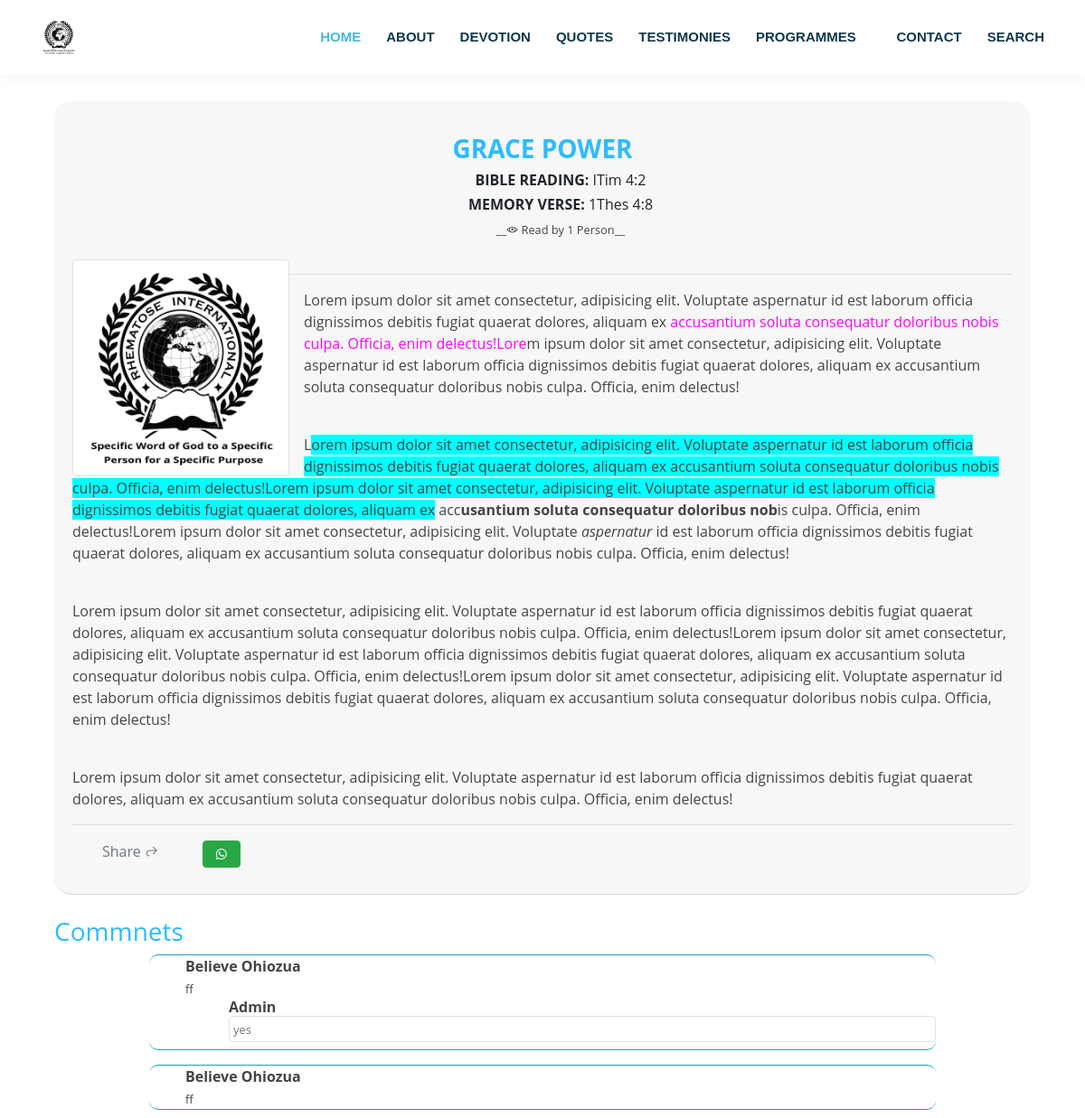
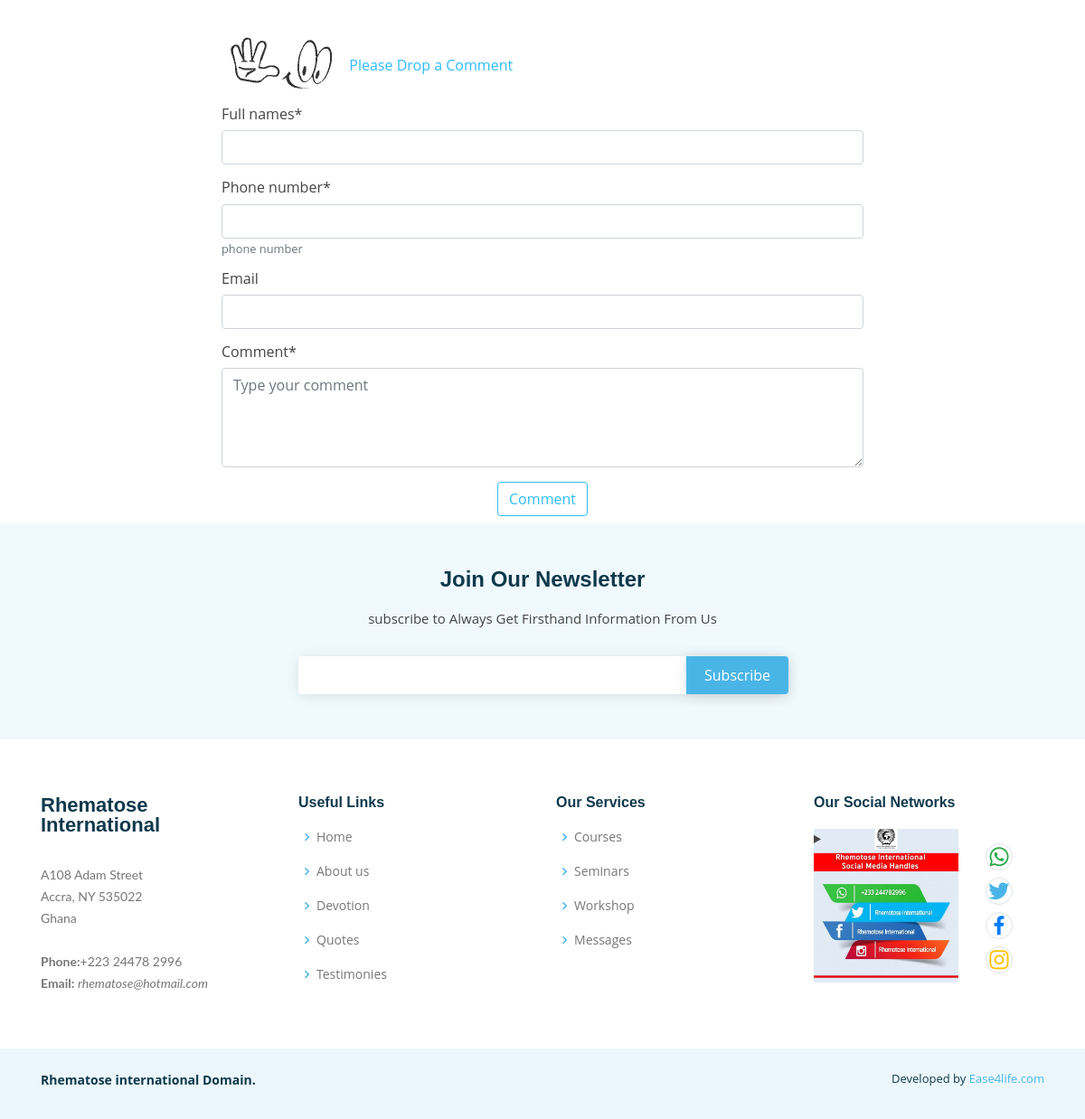
The app's page /devotional/grace-power/ with its own data (2 pictures, top to bottom).
### ministry/models.py (models this page shows, shortened)
class Devotional(models.Model):
    user = models.ForeignKey(User, null=True, on_delete=models.CASCADE)
    title = models.CharField(max_length=200)
    date = models.DateField(blank=True, null=True)
    bible_reading = models.CharField(max_length=200, blank=True, null=True)
    memory_verse = models.CharField(max_length=200, blank=True, null=True)
    devotion = HTMLField()
    caption_picture = models.ImageField(
        upload_to='devotion', blank=True, null=True)
    slug = models.SlugField(blank=True, null=True)
    publish = models.BooleanField(default=False)
    created_at = models.DateTimeField(auto_now_add=True)
    updated_at = models.DateTimeField(auto_now=True, blank=True, null=True)
    def get_absolute_url(self):
        return reverse('devotional-detail', kwargs={'slug': self.slug})
    @property
    def get_reviews(self):
        return self.devotional_reviews.all().order_by('-created_at')
    @property
    def view_count(self):
        return PostView.objects.filter(devotional=self).count()

class DevotionalReview(models.Model):
    full_names = models.CharField(max_length=200)
    phone_number = models.CharField(help_text='phone number', max_length=20)
    email = models.EmailField(blank=True, null=True)
    content = models.TextField()
    devotional = models.ForeignKey(
        'Devotional', related_name='devotional_reviews', on_delete=models.CASCADE, null=True)
    user = models.ForeignKey(User, null=True, on_delete=models.SET_NULL)
    reply = models.TextField(blank=True, null=True)
    replyed = models.BooleanField(default=False)
    created_at = models.DateTimeField(auto_now_add=True)
    updated_at = models.DateTimeField(auto_now=True, blank=True, null=True)

### ministry/views.py (the view, shortened to what this page needs)
# urls.py: path('devotional/<slug>/', DevotionalDetailView.as_view(),
class DevotionalDetailView(generic.DetailView):
    model = Devotional
    context_object_name = 'devotional'
    template_name = 'components/devotional_detail.html'
    form = DevotionalReviewForm()
    def get_object(self):
        obj = super().get_object()
        PostView.objects.get_or_create(devotional=obj)
        return obj
    def get_context_data(self, **kwargs):
        context = super().get_context_data(**kwargs)
        context['title_tag'] = 'RHEMATOSE: DEVOTIONAL'
        context['Pagetag'] = PageWordTags.objects.get(pk=1)
        context['form'] = self.form
        context['devotionalreviewreplyForm'] = DevotionalReviewReplyForm
        return context

### ministry/forms.py
class DevotionalReviewForm(forms.ModelForm):
    content = forms.CharField(label="Comment", widget=forms.Textarea(
        attrs={
            'class': 'form-control',
            'placeholder': 'Type your comment',
            'rows': '4',
            'border': '2px solid #750a20'
        }))
    class Meta:
        model = DevotionalReview
        fields = (
            'full_names',
            'phone_number',
            'email',
            'content',
        )

### ministry/templates/components/devotional_detail.html (shortened to what this page needs)
{% extends 'base/base.html' %}
{% load crispy_forms_tags %}
{% load widget_tweaks %}
{% load i18n %}
{% load static %}
{% load social_share %}
{% block content %}
<div class="container" style="padding-top: 7em;">
    <div class="">
        <div class="col-lg-12">
            <div class="">
                <article class="row single-post no-gutters col-md-12 content card-header" style="border-radius: 20px;"
                    data-aos="zoom-in" data-aos-delay="100">
                    <div class="py-3">
                        <header>
                            <div class="font-weight-bold text-center py-2">
                                <span class="text-center">
                                    <p class="text-info h3">
                                        <b>{{devotional.title|upper}}</b></p>
                                    <ul style="list-style: none;">
                                        <li class="h6 text-center text-body"><b>BIBLE READING:
                                            </b>{{devotional.bible_reading}}</li>
                                        <li class="h6 text-center text-body"><b>MEMORY VERSE:
                                            </b>{{devotional.memory_verse}}</li>
                                        <li class="h6 text-center">
                                            <small>
                                                __<i class="la la-eye"></i>
                                                Read by {{ devotional.view_count }}
                                                Person{{devotional.view_count|pluralize}}__
                                            </small>
                                        </li>
                                    </ul>
                                </span>
                            </div>
                        </header>
                        <div class="image-wrapper float-left pr-3">
                            <img class="img-rounded img-responsive img-thumbnail" src=" {% if post.thumbnail %}
                             {{ devotional.caption_picture.url }}
                             {% else %}
                             {% static 'images/logo.jpg' %}
                             {% endif %}" alt="gist" id="devotional_img" class="img-fluid"
                                style="width: 15em; height: 15em;" />
                        </div>
                        <div class="single-post-content-wrapper text-left">
                            <hr>
                            <p class="h4">
                                {{ devotional.devotion|safe|linebreaksbr }}
                            </p>
                            <footer class="mx-auto text-center">
                                <hr>
                                <table class="float-left">
                                    <tr class="row">
                                        &ensp;&ensp;<td class="text-secondary pl-5">Share <i class="la la-share"></i>
                                        </td>
                                        <td>&ensp;</td>
                                        <td class="text-small">
                                        </td>
                                        <td>&ensp;</td>
                                        <td class="text-small">
                                        </td>
                                        <td>&ensp;</td>
                                        <td class="text-small">
                                        </td>
                                        <td>&ensp;</td>
                                        <td class="text-small"> <a
                                                href="whatsapp://send?text=*{{devotional.title}}:* {{devotional.devotion|striptags|truncatechars:200 }} See More@ http://www.rhematose.org{{devotional.get_absolute_url}}"
                                                data-action="share/whatsapp/share" target="_blank"> <i
                                                    class="btn btn-success btn-xs la la-whatsapp"></i>
                                            </a>
                                        </td>
                                        <td>&ensp;</td>
                                    </tr>
                                </table>
                            </footer>
                        </div>
                    </div>
                </article>
            </div>
        </div>
        <div class="col-lg-12 py-4" data-aos="fade-right" data-aos-delay="100">
            {%if devotional.get_reviews%}
            <p class="h3 text-info"> Commnets</p>
            {% for reviews in devotional.get_reviews %}
            <div class="col-10 mx-auto">
                <ul class="border-top border-bottom border-info" style="list-style: none; border-radius: 10px;">
                    <li class="text-left mx-auto">
                        <b class="h6 font-weight-bold">{{reviews.full_names|title}}</b>
                        <br>
                        <small class="">
                            {{reviews.content}}
                        </small>
                        {%if reviews.replyed%}
                        <div class="h6 ml-5">
                            <span>
                                <b class="h6 font-weight-bold">{{reviews.user|title}}</b>
                            </span>
                            <br>
                            <div class="border rounded text-left p-1">
                                <small class="text-muted">
                                    {{reviews.reply}}
                                </small>
                            </div>
                        </div>
                        {%endif%}
                    </li>
                </ul>
            </div>
            {%endfor%}
            {%endif%}
        </div>
        <div class="col-lg-8 h6 mx-auto" data-aos="fade-up" data-aos-delay="200">
            <div class="py-2">
                <img src="{%static 'images/comment.gif'%}" alt="">
                <span class="text-info">
                    &ensp; Please Drop a Comment
                </span>
            </div>
            <form method="POST" action="." enctype="multipart/form-data" class="h6">
                {{form|crispy}}
                <div class="text-center">
                    <button id="d_review" class="btn btn-outline-info" type="submit">Comment</button>
                </div>
            </form>
        </div>
    </div>
</div>
{% endblock content %}

### staticfiles/assets/css/stylebt.css (style rules this page uses)
body { font-family: "Open Sans", sans-serif; color: #444444; }
a { color: #49b5e7; }

### staticfiles/assets/css/custom.css (style rules this page uses)
body { height: 100%; width: 100%; overflow-x: hidden; }
.btn-outline-info { color: #14b3fde3!important; border-color: #14b3fde3!important; }
.text-info { color: #14b3fde3!important; }

### records on screen
Devotional: title "GRACE POWER", bible_reading "ITim 4:2", memory_verse "1Thes 4:8", view_count "1", devotion "Lorem ipsum dolor sit amet consectetur, adipisicing elit. Voluptate aspernatur id est laborum officia dignissimos debitis fugiat quaerat dolores, aliquam ex accusantium soluta consequatur doloribus nobis culpa. Officia, enim delectus!Lore m ipsum dolor sit amet consectetur, adipisicing elit. Voluptate aspernatur id est laborum officia dignissimos debitis fugiat quaerat dolores, aliquam ex accusantium soluta consequatur doloribus nobis culpa. Officia, enim delectus! L orem ipsum dolor sit amet consectetur, adipisicing elit. Voluptate aspernatur id est laborum officia dignissimos debitis fugiat quaerat dolores, aliquam ex accusantium soluta consequatur doloribus nobis culpa. Officia, enim…"
DevotionalReview: full_names "Believe Ohiozua", content "ff", user "Admin", reply "yes"
DevotionalReview: full_names "Believe Ohiozua", content "ff"
